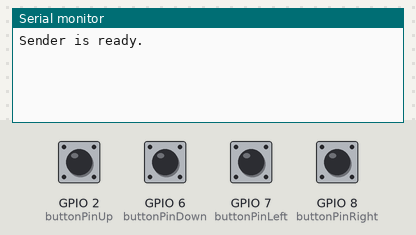
Simulated run of this sketch. Board: ESP8266 (NodeMCU). Shown: the last lines printed to the serial monitor. Inputs (shaded band) come from the test bench; at power-on: GPIO 2 (buttonPinUp), GPIO 6 (buttonPinDown), GPIO 7 (buttonPinLeft), GPIO 8 (buttonPinRight) HIGH.

Above: at 1.2 s.
1.3 s: GPIO 2 (buttonPinUp) pulled LOW for 0.15 s
At 2.5 s:
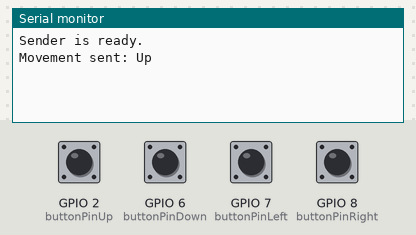
2.9 s: GPIO 6 (buttonPinDown) pulled LOW for 0.15 s
At 3.9 s:
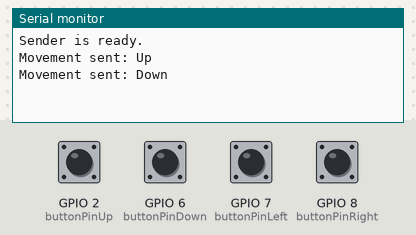
4.5 s: GPIO 7 (buttonPinLeft) pulled LOW for 0.15 s
At 5.2 s:
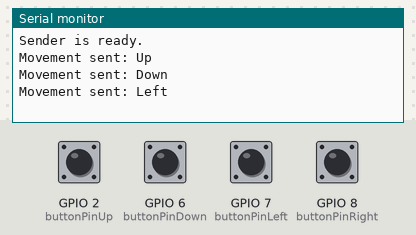
6.1 s: GPIO 8 (buttonPinRight) pulled LOW for 0.15 s
At 7.5 s:
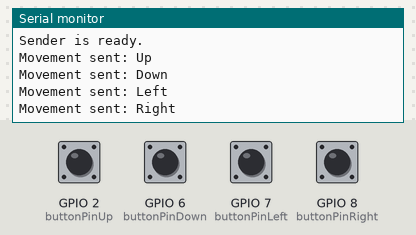

The sketch:

Sender.ino
```cpp
#include <ESP8266WiFi.h>
#include <espnow.h>

struct ButtonData { int dx; int dy; };
ButtonData data = {0, 0};

// Define button pins
const int buttonPinUp = 2;
const int buttonPinDown = 6;
const int buttonPinLeft = 7;
const int buttonPinRight = 8;

uint8_t receiverMac[] = { 0xCC, 0xC3, 0x82, 0x0C, 0x7D, 0x40 };

bool prevButtonStateUp = HIGH;
bool prevButtonStateDown = HIGH;
bool prevButtonStateLeft = HIGH;
bool prevButtonStateRight = HIGH;

unsigned long lastDebounceTimeUp = 0;
unsigned long lastDebounceTimeDown = 0;
unsigned long lastDebounceTimeLeft = 0;
unsigned long lastDebounceTimeRight = 0;
unsigned long debounceDelay = 50;

void setup() {
    Serial.begin(115200);

    WiFi.mode(WIFI_STA);
    if (esp_now_init() != ESP_OK) {
        Serial.println("ESP-NOW init failed!");
        return;
    }

    esp_now_peer_info_t peerInfo = {};
    memcpy(peerInfo.peer_addr, receiverMac, 6);
    peerInfo.channel = 0;
    peerInfo.encrypt = false;
    esp_now_add_peer(&peerInfo);

    pinMode(buttonPinUp, INPUT_PULLUP);
    pinMode(buttonPinDown, INPUT_PULLUP);
    pinMode(buttonPinLeft, INPUT_PULLUP);
    pinMode(buttonPinRight, INPUT_PULLUP);

    Serial.println("Sender is ready.");
}

void loop() {
    unsigned long currentMillis = millis();

    if (digitalRead(buttonPinUp) == LOW && (currentMillis - lastDebounceTimeUp) > debounceDelay) {
        if (prevButtonStateUp == HIGH)
        {
            data.dx = 0; data.dy = 1;
            sendMovement("Up");
            prevButtonStateUp = LOW;
        }
        lastDebounceTimeUp = currentMillis;
    }
    else if (digitalRead(buttonPinDown) == LOW && (currentMillis - lastDebounceTimeDown) > debounceDelay) {
        if (prevButtonStateDown == HIGH)
        {
            data.dx = 0; data.dy = -1;
            sendMovement("Down");
            prevButtonStateDown = LOW;
        }
        lastDebounceTimeDown = currentMillis;
    }
    else if (digitalRead(buttonPinLeft) == LOW && (currentMillis - lastDebounceTimeLeft) > debounceDelay) {
        if (prevButtonStateLeft == HIGH)
        {
            data.dx = -1; data.dy = 0;
            sendMovement("Left");
            prevButtonStateLeft = LOW;
        }
        lastDebounceTimeLeft = currentMillis;
    }
    else if (digitalRead(buttonPinRight) == LOW && (currentMillis - lastDebounceTimeRight) > debounceDelay) {
        if (prevButtonStateRight == HIGH)
        {
            data.dx = 1; data.dy = 0;
            sendMovement("Right");
            prevButtonStateRight = LOW;
        }
        lastDebounceTimeRight = currentMillis;
    }
    else {
        if (digitalRead(buttonPinUp) == HIGH)
        {
          prevButtonStateUp = HIGH;
        }
        if (digitalRead(buttonPinDown) == HIGH)
        {
          prevButtonStateDown = HIGH;
        }
        if (digitalRead(buttonPinLeft) == HIGH)
        {
          prevButtonStateLeft = HIGH;
        }
        if (digitalRead(buttonPinRight) == HIGH)
        {
          prevButtonStateRight = HIGH;
        }
    }
}

void sendMovement(const char* direction) {
    esp_err_t result = esp_now_send(receiverMac, (uint8_t *)&data, sizeof(data));

    if (result == ESP_OK) {
        Serial.print("Movement sent: ");
        Serial.println(direction);
    } else if (result == ESP_ERR_ESPNOW_NOT_INIT) {
        Serial.println("ESP-NOW not initialized!");
    } else if (result == ESP_ERR_ESPNOW_ARG) {
        Serial.println("Invalid argument to send!");
    } else {
        Serial.println("Movement failed, retrying...");
    }
}
```

Measured:
- after the input at 1.3 s, the serial monitor: prints a new line at once (image 1)
- after the input at 2.9 s, the serial monitor: prints a new line at once (image 2)
- after the input at 4.5 s, the serial monitor: prints a new line at once (image 3)
- after the input at 6.1 s, the serial monitor: prints a new line at once (image 4)
